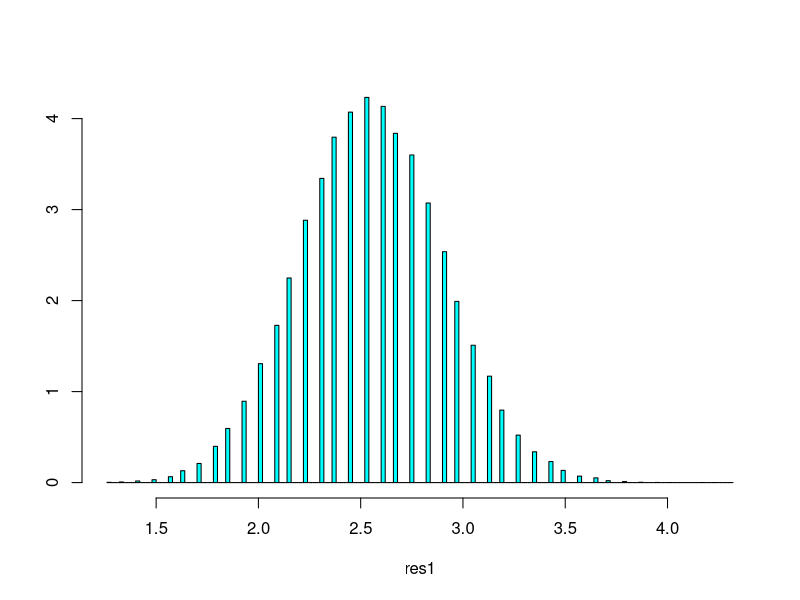
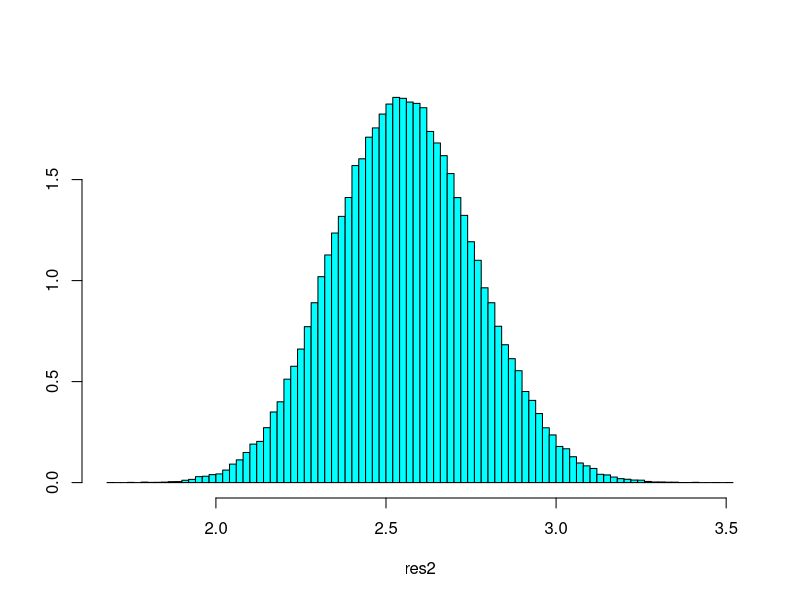
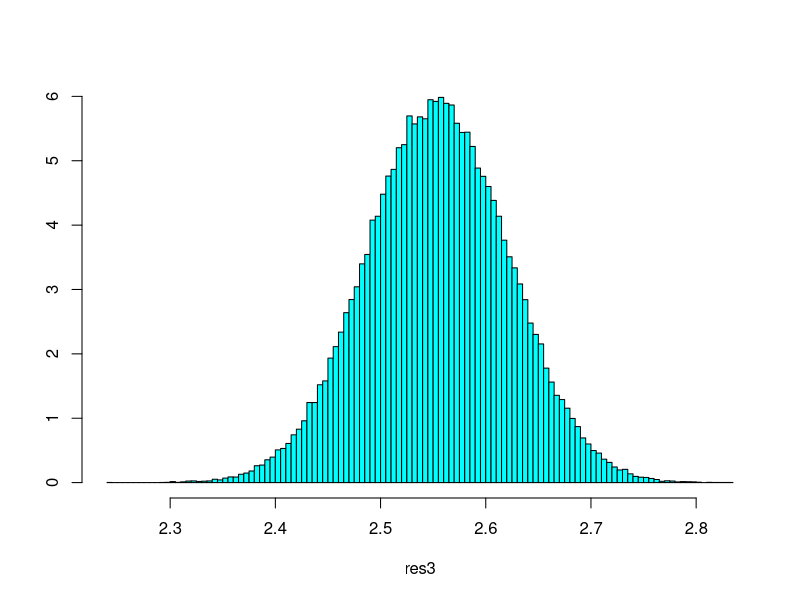
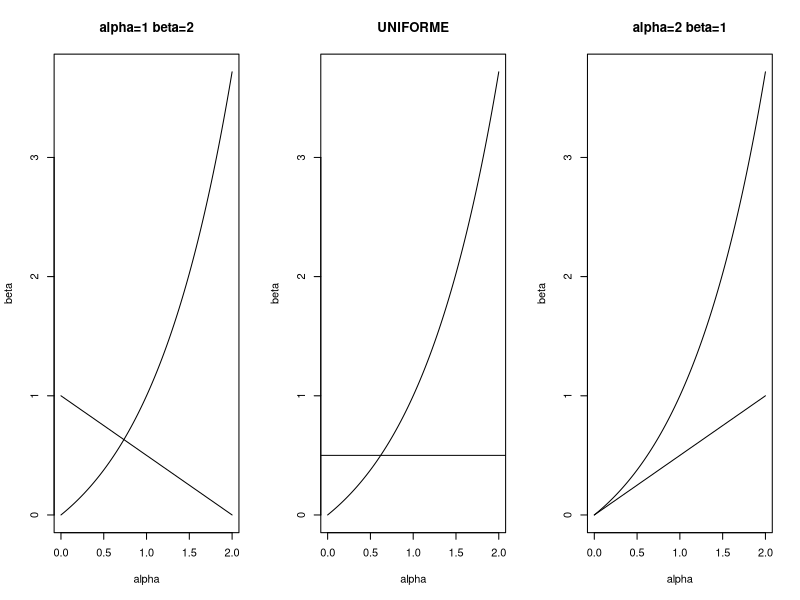
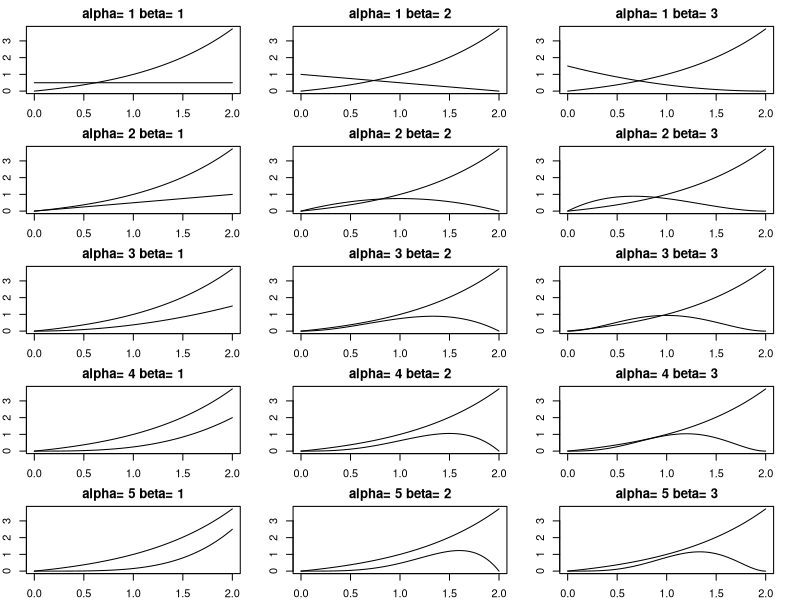
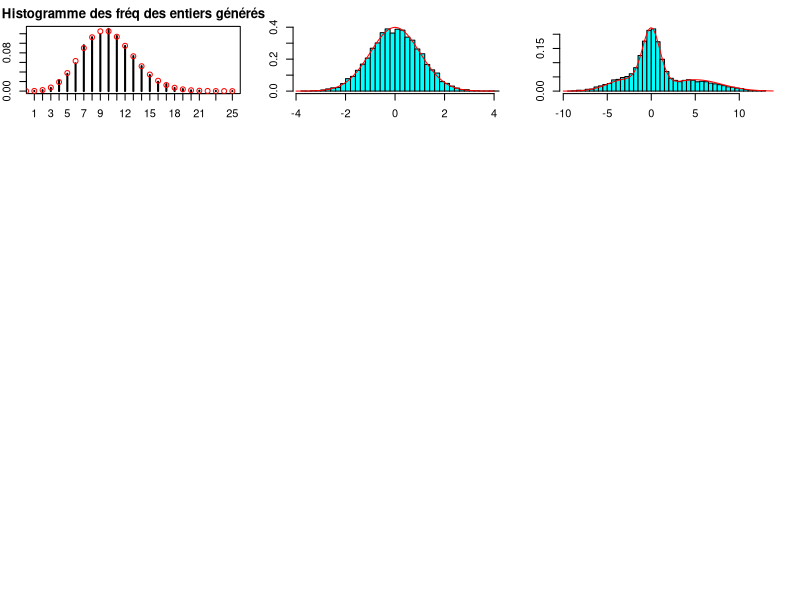
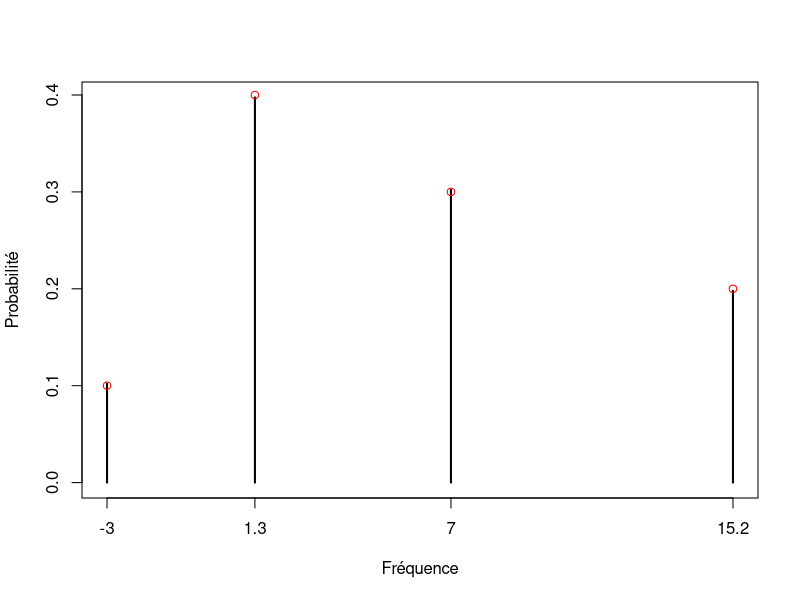
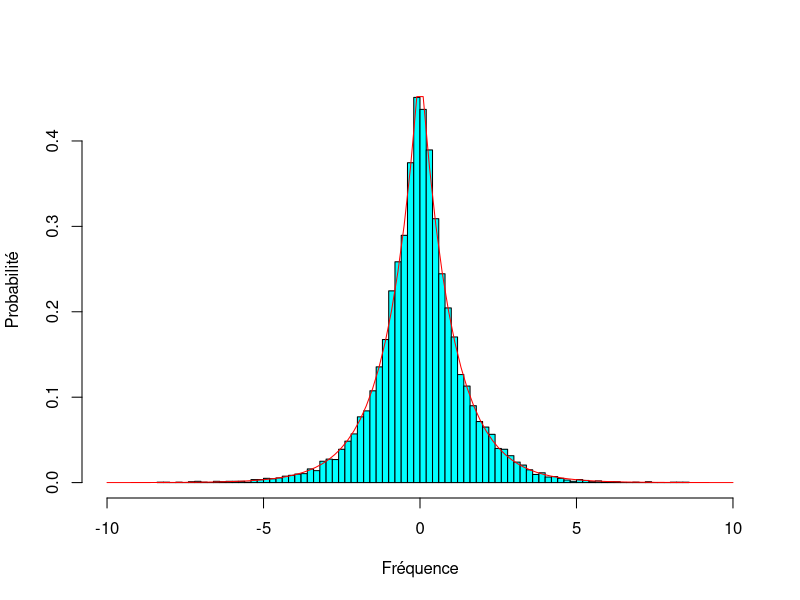

The R script that drew these images, in order:
## ----message=FALSE-------------------------------------------------------
g_support = function(scal) { return( expm1(scal)/expm1(1) ) } ##exp()-1
MSE = function(vect_res)
{
  nbRep = length(vect_res)
  soluce = (exp(2)-3)/expm1(1)
  return( sum( (vect_res-soluce)**2)/nbRep )
}

## ----message=FALSE-------------------------------------------------------
MC_NB = function(a, b, g_support, nb_points)
{
  maj = g_support(2) #Meilleur majorant: maj = g_support(2) 
  x = runif(nb_points, a, b)
  y = runif(nb_points, 0, maj)
  
  n_success = sum( y < g_support(x) )
  return(maj * (b-a) * n_success/nb_points)  
}

## ------------------------------------------------------------------------
library(MASS)
I <- (exp(2)-3)/(exp(1)-1)
nrep=100000
n=100
res1=rep(NA,nrep)

for (i in 1:nrep) {
  res1[i]=MC_NB(0,2,g_support,n)
}
mse1=(sum(res1-I)**2/nrep)
truehist(res1)
mean(res1)
var(res1)

## ----message=FALSE-------------------------------------------------------
MC_simple = function(a, b, g_support, nb_points)
{
  x_unif = runif(nb_points, a, b)
  return ( (b-a) * mean(g_support(x_unif)) )
}

## ------------------------------------------------------------------------

nrep=100000
n=100
res2=rep(NA,nrep)

for (i in 1:nrep) {
  res2[i]=MC_simple(0,2,g_support,n)
}
mse2=(sum(res2-I)**2/nrep)
truehist(res2)
mean(res2)
var(res2)

## ----message=FALSE-------------------------------------------------------
MC_beta = function(alpha, beta, k, nb_points, g_support)
{ #k pour [0, k]
  ech_beta = k * rbeta(nb_points, alpha, beta)
  f_beta = function(scal) { return( dbeta(scal/k, alpha, beta) ) }
  
  return ( k * mean(g_support(ech_beta)/f_beta(ech_beta)) )
}

## ------------------------------------------------------------------------

nrep=100000
n=100
res3=rep(NA,nrep)

for (i in 1:nrep) {
  res3[i]=MC_beta(2,1,2 ,n,g_support)
}
mse3=(sum(res3-I)**2/nrep)
truehist(res3)
mean(res3)
var(res3)

## ----message=FALSE-------------------------------------------------------
nbRep = 10000
nb_points = 200

## ------------------------------------------------------------------------
vect_res_NB = rep(0, nbRep)
vect_res_SIMPLE = rep(0, nbRep)
vect_res_BETA_2_1 = rep(0, nbRep)
vect_res_BETA_1_2 = rep(0, nbRep)

for (i in 1:nbRep)
{
  vect_res_NB[i] = MC_NB(a=0, b=2, g_support, nb_points)
  vect_res_SIMPLE[i] = MC_simple(a=0, b=2, g_support, nb_points)
  vect_res_BETA_2_1[i] = MC_beta(alpha=2, beta=1, k=2, nb_points, g_support)
  vect_res_BETA_1_2[i] = MC_beta(alpha=1, beta=2, k=2, nb_points, g_support)
}

## ----echo=T--------------------------------------------------------------
print( paste( "MOY_NB =", mean(vect_res_NB), "| MSE_NB =", MSE(vect_res_NB) ) )
print( paste( "MOY_SIMPLE =", mean(vect_res_SIMPLE), 
              "| MSE_SIMPLE =", MSE(vect_res_SIMPLE) ) )
print( paste( "MOY_BETA_2_1 =", mean(vect_res_BETA_2_1), 
              "| MSE_BETA_2_1 =", MSE(vect_res_BETA_2_1) ) )
print(paste("MOY_BETA_1_2 =", mean(vect_res_BETA_1_2), 
            "| MSE_BETA_1_2 =", MSE(vect_res_BETA_1_2)  ) )

## ------------------------------------------------------------------------
graphics.off()
par(mfrow=c(1, 3))

curve(expm1(x)/expm1(1), from=0, to=2, xname="x", 
          main="alpha=1 beta=2",
          xlab="alpha", ylab="beta")
curve(dbeta(x/2, 1, 2)/2, from=0, to=2, xname="x", add=T)

curve(expm1(x)/expm1(1), from=0, to=2, xname="x", 
          main="UNIFORME",
          xlab="alpha", ylab="beta")
abline(a=1/2, b=0)

curve(expm1(x)/expm1(1), from=0, to=2, xname="x", 
          main="alpha=2 beta=1",
          xlab="alpha", ylab="beta")
curve(dbeta(x/2, 2, 1)/2, from=0, to=2, xname="x", add=T)

## ----message=FALSE-------------------------------------------------------
MSE_BETA = function(vect_param)
{
  my_alpha = vect_param[1] ; my_beta = vect_param[2]
  nbRep = 10000
  g_support = function(scal) { return( expm1(scal)/expm1(1) ) }
  
  vect_res = rep(0, nbRep)
  
  for (rep in 1:nbRep)
  {
    vect_res[rep] = MC_beta(alpha=my_alpha, beta=my_beta, 
                            k=2, 200, g_support)  
  }
  soluce = (exp(2)-3)/expm1(1)
  return( sum( (vect_res-soluce)**2)/nbRep )
}

## ------------------------------------------------------------------------
pas = 1
range_alpha = seq(pas, 5, by=pas)
range_beta = seq(pas, 3, by=pas)
long_alpha = length(range_alpha)
long_beta = length(range_beta)

graphics.off()
par(mfrow = c(long_alpha, long_beta), mar = rep(2, 4))
for (my_alpha in range_alpha)
{
  for (my_beta in range_beta)
  {
    curve(expm1(x)/expm1(1), from=0, to=2, xname="x", 
          main=paste("alpha=", my_alpha, "beta=", my_beta),
          xlab="alpha", ylab="beta")
    curve(dbeta(x/2, my_alpha, my_beta)/2, from=0, to=2, xname="x", add=T)
  }
}

## ----main_loop-----------------------------------------------------------
system.time(
{  
  pas_beta = 0.5
  pas_alpha = 1
  range_alpha = seq(pas_alpha, 5, by=pas_alpha)
  range_beta = seq(pas_beta, 2-pas_beta, by=pas_beta)
  
  mat_res = matrix(data=0, nrow=long_alpha, ncol=long_beta)
  i = 1
  
  for (my_alpha in range_alpha)
  {
    j = 1
    for (my_beta in range_beta)
    {
      vect_param = c(my_alpha, my_beta)
      mat_res[i, j] = MSE_BETA(vect_param)
      j = j + 1
    }
    i = i + 1
  }
})

## ----message=FALSE-------------------------------------------------------
#library(rgl) #mininstall -c r r-rgl
#x = scan()

#persp3d(range_alpha, range_beta, 1/mat_res, xlab="alpha", ylab="beta")
#persp(range_alpha, range_beta, 1/mat_res,  xlab="alpha", ylab="beta",
      #ticktype="detailed")

## ----message=FALSE-------------------------------------------------------
#res_final = optim(c(2, 1), fn=MSE_BETA, method=c("BFGS"))

## ----message=FALSE-------------------------------------------------------
my_rpois_one = function (lambda)
{
  one_x_unif = runif(1)
  compt = 0
  flag = T
  
  while (flag)
  {
    if ( ppois(compt, lambda) < one_x_unif )
    {
      compt = compt + 1 #On incrémente le compteur
      
    } else { flag = F }
  } 
  
  return (compt)    
}

my_rpois = function (n, lambda)
{
  return( replicate(n, my_rpois_one(lambda)) )
}

## ------------------------------------------------------------------------
nbPoints = 10000
lambda = 10
nb_tires = my_rpois(nbPoints, lambda)

plot( table(nb_tires)/nbPoints, xlab="n", ylab="proba")
title(main="Histogramme des fréq des entiers générés",
      sub="(en rouge, la valeur attendue)", outer=F)

x_vect = 0:max(nb_tires)
y_vect = dpois( x_vect, lambda )
points(x_vect, y_vect, col="red")

## ----message=FALSE-------------------------------------------------------
my_rdiscret_one = function()
{
  support_discret = c(-3, 1.3, 7, 15.2)
  f_rep_discret = cumsum( c(0.1, 0.4, 0.3, 0.2) )
  one_x_unif = runif(1)
  
  for ( i in 1:length(support_discret) )
  {
    if (one_x_unif < f_rep_discret[i]) { return (support_discret[i]) }
  }
}


my_rdiscret = function (n)
{
  return( replicate(n, my_rdiscret_one()) )
}

## ------------------------------------------------------------------------
nbPoints = 10000
lambda = 10
nb_tires = my_rdiscret(nbPoints)
png("rdiscret")
plot( table(nb_tires)/nbPoints, xlab="Fréquence", ylab="Probabilité")
title(main="",
      sub="")

x_vect = c(-3, 1.3, 7, 15.2)
y_vect = c(0.1, 0.4, 0.3, 0.2)
points(x_vect, y_vect, col="red")
dev.off()

## ----message=FALSE-------------------------------------------------------
my_dlaplace = function(scal) { return ( exp(-abs(scal))/2 ) }

my_plaplace = function(scal)
{
  if (scal > 0) { return ( 1-exp(-scal)/2 ) }
  return ( exp(scal)/2 )
}

my_qlaplace = function()
{
  proba = runif(1)
  if (proba < 0.5) { return ( log(2*proba) ) }
  return( -log(2*(1-proba)) )
}

my_rlaplace = function(n)
{
  return( replicate(n, my_qlaplace()) )
}


## ------------------------------------------------------------------------
nbPoints = 10000
png("laplace")
truehist(my_rlaplace(nbPoints), xlim=c(-10, 10), xlab="Fréquence", ylab="Probabilité")
title(main="",
      sub="")

x_vect = seq(-10, 10, len=100)
lines(x_vect, my_dlaplace(x_vect), col="red" )
dev.off()

## ------------------------------------------------------------------------
nb_points = 10000
maj = sqrt( 2*exp(1)/pi )

my_rnorm = function(nb_points, maj)
{
  vect_x_i = my_rlaplace(nb_points)
  vect_u_i = runif(nb_points)
  h_i = dnorm(vect_x_i) / my_dlaplace(vect_x_i)
  filtre <- which( vect_u_i <= h_i/maj )
  sum(filtre)
  return ( vect_x_i[filtre] )
}


vect_x_normaux = my_rnorm(nb_points, maj)
truehist(vect_x_normaux)
x_vect = seq(-4, 4, len=100)
lines(x_vect, dnorm(x_vect), col="red" )

## ------------------------------------------------------------------------
#Comparaison des taux de rejets prévu et observé:
print( 1 - length(vect_x_normaux)/nb_points)
print( 1 - 1/maj )

## ----message=FALSE-------------------------------------------------------
my_dprop = function(scal, delta) #Ca génère la nouvelle position
{
  start = scal - delta
  end = scal + delta
  
  return ( runif(1, start, end) )
}

my_rprop = function (n) { return ( replicate(n, dprop()) ) }

my_dtarget = function (scal)
{
  return ( 0.2*dnorm(scal, -3, 2) + 0.5*dnorm(scal) + 0.3*dnorm(scal, 5, 3) )
}

my_rtarget = function (nb_steps)
{
  x_i = 10 #On s'en fout, point de départ
  vect_x_i = c(x_i, rep(0, 100))
  delta = 2
  
  for( i in 2:(nb_steps+1) )
  {
    y_i = my_dprop(x_i, delta)
    proba_decision = min( 1, my_dtarget(y_i)/my_dtarget(x_i) )
    u_decision = runif(1)
    
    if (u_decision < proba_decision) {  x_i = y_i }
    vect_x_i[i] = x_i
  }
  
  return ( vect_x_i )
}

## ------------------------------------------------------------------------
nb_steps = 10000
vect_target = my_rtarget(nb_steps)

truehist( vect_target )

x_vect = seq(-10, 15, len=nb_steps)
lines( x_vect, my_dtarget(x_vect), col="red" )

## ----message=FALSE-------------------------------------------------------
my_rbeta = function(theta) { return ( rbeta(1, 1/(1-theta), 2) ) }

my_dbeta_condition = function (theta, theta_prim)
{
  return ( dbeta(theta, 1/(1-theta_prim), 2) )
}

calc_proba_decision = function (theta, theta_prim)
{
  vraiss_theta = dbinom(70, 100, theta)
  vraiss_theta_prim = dbinom(70, 100, theta_prim)
  
  numerat = vraiss_theta_prim * my_dbeta_condition(theta, theta_prim)
  denominat = vraiss_theta * my_dbeta_condition(theta_prim, theta)
  
  return (numerat/denominat)
}

#Comme theta est sur [0;1], pi(theta) = 1 = pi(theta_prim) ??

MCMC_beta_mutation = function (nb_steps)
{
  theta = runif(1)
  vec_theta = c( theta, rep(0, nb_steps) )
  size_ech = 100
  
  for (i in 2:(nb_steps+1))
  {
    theta_prim = min( 1, my_rbeta(theta) )
    proba_decision = min( 1, calc_proba_decision(theta, theta_prim) )

    if (runif(1) < proba_decision) { theta = theta_prim }
    vec_theta[i] = theta
  }
  
  return (vec_theta)
}

## ----message=FALSE-------------------------------------------------------
simul_conjointe = function (nb_points, freq_mut_obs)
{
  vec_theta = rep(0, nb_points)
  compt_pts = 1
  
  while(compt_pts < nb_points)
  {
    theta = runif(1)
    size_ech = 100
    nb_mut_simul = rbinom(1, size_ech, theta)
    
    if ( nb_mut_simul == (freq_mut_obs*size_ech) )
    {
      vec_theta[compt_pts] = theta
      compt_pts = compt_pts + 1
    }
  }
  
  return (vec_theta[1:(compt_pts)])
}

simul_conj_one = function (freq_mut_obs)
{
  #na.omit(replicate(1000000, simul_conj_one)), met 3 secondes de plus que
  #l'autre
  
  theta = runif(1)
  size_ech = 100
  
  if ( rbinom(1, size_ech, theta) == (size_ech*freq_mut_obs) )
    return (theta)
  return(NA)
}

## ----message=FALSE-------------------------------------------------------
vec_theta_MCMC = MCMC_beta_mutation(10000)
vec_theta_bourrin = simul_conjointe(10000, 0.7)

## ----message=FALSE-------------------------------------------------------
#Par résolution analytique: pi(theta/x) --> loi bêta (x + 1, n − x + 1)

graphics.off()
par( mfrow=c(1, 2) )
truehist(vec_theta_MCMC, xlim=c(0, 1))
curve(dbeta(x, 70+1, 30+1), from=0, to=1, add=T, xname="x", col="red")
truehist(vec_theta_bourrin, xlim=c(0, 1))
curve(dbeta(x, 70+1, 30+1), from=0, to=1, add=T, xname="x", col="red")

## ----message=FALSE-------------------------------------------------------
meanS = paste("Moy MCMC =", mean(vec_theta_MCMC), 
              "| Moy bourrin =", mean(vec_theta_bourrin))
varS = paste("Variance MCMC =", var(vec_theta_MCMC), 
              "| Variance bourrin =", var(vec_theta_bourrin))
print( paste(meanS, varS, sep='\n') )

## ----message=FALSE-------------------------------------------------------
quantile(vec_theta_MCMC, probs=seq(0, 1, 0.025))

## ----message=FALSE-------------------------------------------------------
credible_interval = function(theta_obs, vec_theta_bayes, pas)
{
  flag = T
  nb_val_theta = length(vec_theta_bayes)
  i = 1
  
  while (flag)
  {
    up_born = theta_obs + i * pas
    down_born = theta_obs - i * pas
    nb_inside = sum((vec_theta_bayes > down_born) & (vec_theta_bayes < up_born))
    
    if ( nb_inside/nb_val_theta > 0.95 )
      flag = F
    
    i = i + 1
  }
  
  return ( c(down_born, up_born) )
}

## ----message=FALSE-------------------------------------------------------
credible_interval(0.7, vec_theta_MCMC, 0.001)

## ----message=FALSE-------------------------------------------------------
credible_interval(0.7, vec_theta_bourrin, 0.001)

